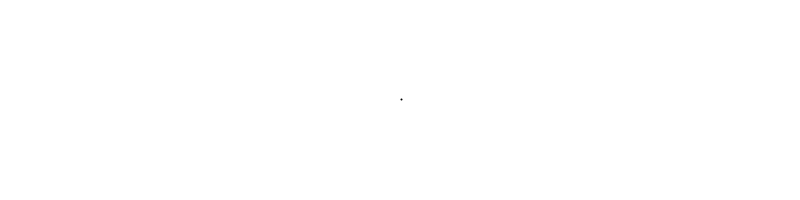
Frame 1 (no input)
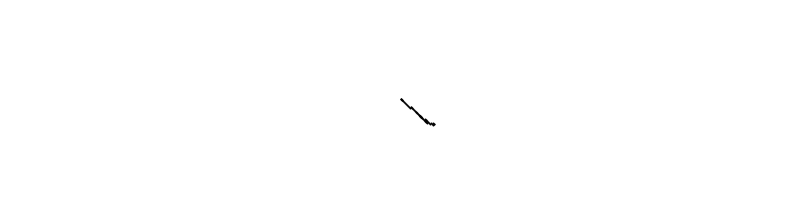
Frame 60 (the mouse pressed at the canvas centre just before this capture)
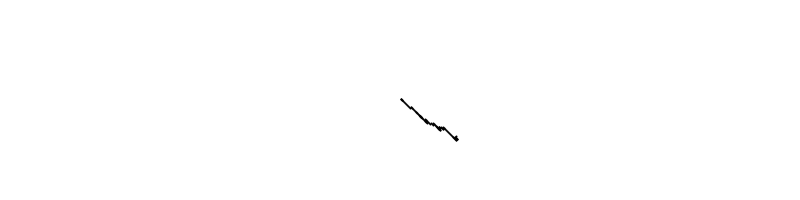
Frame 120 (the mouse held since frame 60 and released just before this capture)

The Processing sketch that drew these frames (run headless with seeded random() and noise(); from frame 60 on, the mouse is pressed at the canvas centre):

// Processing sketch: Ex2
// ── Ex2.pde
// The Nature of Code
// Daniel Shiffman
// http://natureofcode.com
//Find something you’ve previously made in Processing using separate x and y variables and use PVectors instead.
Walker w;

void setup() {
  size(800,200);
  // Create a walker object
  w = new Walker();
  background(255);
}

void draw() {
  // Run the walker object
  w.step();
  w.render();
}




// ── Walker.pde
// The Nature of Code
// Daniel Shiffman
// http://natureofcode.com

// A random walker object!

class Walker {
  PVector loc;

  Walker() {
    loc=new PVector(width/2,height/2);
  }

  void render() {
    stroke(0);
    strokeWeight(2);
    point(loc.x,loc.y);
  }

  // Randomly move up, down, left, right, or stay in one place
 void step() {
    
    float r = random(1);
    //70% go right,30% go left
    if(r<0.7){
      loc.x++;
    }else{
      loc.x--;
    }
    //60% down,40%up
    if(r<0.6){
      loc.y++;
    }else{
      loc.y--;
    }
  
    loc.x = constrain(loc.x,0,width-1);
    loc.y = constrain(loc.y,0,height-1);
  }
}
